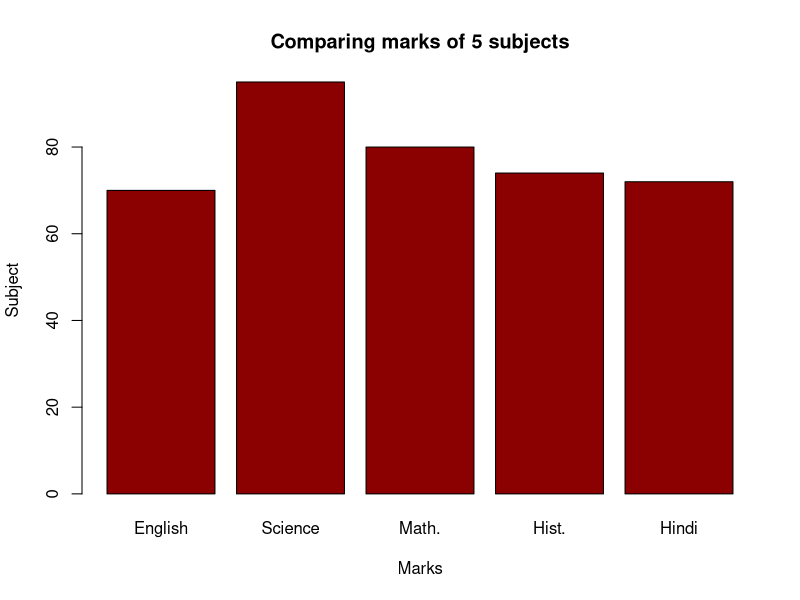

Recreate this plot in R.
marks = c(70, 95, 80, 74,72)
barplot(marks,main = "Comparing marks of 5 subjects",xlab = "Marks",
ylab = "Subject",names.arg = c("English", "Science", "Math.", "Hist.","Hindi"),
col = "darkred",horiz = FALSE)
